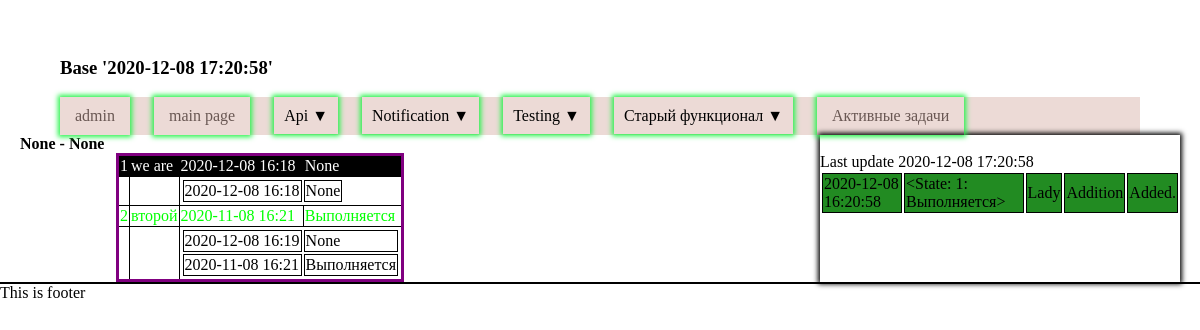
The app's page /s/all/ with its own data.
### SystemNotification/models.py (models this page shows, shortened)
class Notification(models.Model):
	name = models.CharField(max_length=150,db_column="name",blank=True)
	isActive = models.BooleanField(db_column="isActive",default=True)
	parent = models.ForeignKey('GroupNotification',db_column="parent",on_delete=models.CASCADE,null=True,blank=True)
	state = models.ForeignKey('NotificationState', db_column="state",on_delete=models.PROTECT,null=True,blank=True, default=1)
	period=models.DateTimeField(db_column="period",default=datetime.datetime.now,db_index=True,blank=True)
	comment = models.TextField(db_column="comment",blank=True)
	class Meta:
		db_table = 'Notification'
		verbose_name_plural="Задачи"
		verbose_name="Задача"
		ordering=["parent","-id",]

### SystemNotification/views.py (the view)
@csrf_exempt
def index(request,IsFilter):
    sql="""
      SELECT
 	    GroupNotification.id as GroupId,
 	    GroupNotification.name as GroupName,
	    Notification.id as NotId,
	    Notification.name as NotName,
	    NotificationState.name as NotStateName,
	    NotificationState.red as red,
	    NotificationState.green as green,
	    NotificationState.blue as blue,
	    NotificationState.back_red as back_red,
	    NotificationState.back_green as back_green,
	    NotificationState.back_blue as back_blue,
	    Notification.period as NotPeriod,
	    NotificationHistory.period as HistoryPeriod,
	    HistoryState.name as HistoryStateName
     FROM Notification
     LEFT JOIN GroupNotification
     ON GroupNotification.id=Notification.parent
     LEFT JOIN NotificationState
     ON NotificationState.id=Notification.state
      LEFT JOIN NotificationHistory
      ON NotificationHistory.notification=Notification.id
    LEFT JOIN NotificationState  as HistoryState
     ON HistoryState.id=NotificationHistory.state
     WHERE Notification.isActive
        Par1qqqq1

    ORDER BY GroupNotification.id, Notification.id,NotificationHistory.period DESC
    """
    if IsFilter=="today":
        sql=sql.replace("Par1qqqq1"," AND date('now','start of month')=date(Notification.period ,'start of month') ")
    elif IsFilter=="active":
        sql=sql.replace("Par1qqqq1"," AND Notification.state=1 ")
    else:
        sql=sql.replace("Par1qqqq1","")
    data=[]
    with connection.cursor() as c:
        c.execute(sql)
        result=c.fetchall()
        colNombers={}
        for i in range(len(c.cursor.description)):
            colNombers[c.cursor.description[i][0]]=i
        """
        GroupData={
            "name":"",
            "id":-1,
            "quests":[],
        }
        questData={
            "pk":"",
            "name":"",
            "period":"",
            "state":"",
            "history":[],
        }
        historyData={
            "period":"ww",
            "state":"ww",
        }"""
        LastGroupId=-1
        LastNotId=-1
        for row in result:
            if  LastGroupId==row[colNombers["GroupId"]]:
                if LastNotId==row[colNombers["NotId"]]:
                    if "active"!=IsFilter:
                        __saveHistory(data,colNombers,row)
                else:
                    LastNotId=row[colNombers["NotId"]]
                    __createNewQuest(data,colNombers,row)
                    if "active"!=IsFilter:
                        __saveHistory(data,colNombers,row)
            else:
                LastGroupId=row[colNombers["GroupId"]]
                __createNewGroup(data,colNombers,row)
                LastNotId=row[colNombers["NotId"]]
                __createNewQuest(data,colNombers,row)
                if "active"!=IsFilter:
                    __saveHistory(data,colNombers,row)
    return render(request,"mainPage.html",{"content":data,"filter":IsFilter})

### SystemNotification/templatetags/MyMainTags/MyTags.py (called while the page is built)
@register.inclusion_tag('tags/MyTagHeader.html')
def MyTagHeader():
    return {
        "now":datetime.datetime.now().strftime("%Y-%m-%d %H:%M:%S"),
        }

@register.inclusion_tag('tags/MyTagLastAction.html')
def MyTagLastAction():
    lastLog=list(LogEntry.objects.order_by('-action_time')[:10]) #lastLog[0]
    w=[]
    for i in lastLog:
        d={
            "action_time":i.action_time.strftime("%Y-%m-%d %H:%M:%S"),
            "is_addition":i.is_addition(),
            "is_change":i.is_change(),
            "is_deletion":i.is_deletion(),
            "get_action_flag_display":i.get_action_flag_display(),
            "get_admin_url":i.get_admin_url(),
            "get_change_message":i.get_change_message(),
            "pk":i.pk,
            "object_repr":i.object_repr,
            "user":i.user,
            }
        w.append(d)
    return {
        "lastLog":w,
        }

### SystemNotification/views.py (called while the page is built)
def __getThisGroup(data):
    return data[-1]

def __getThisQuest(data):
    return data[-1]["quests"][-1]

def __createNewGroup(data,colNombers,row):
    GroupData={
            "name":row[colNombers["GroupName"]],
            "id":row[colNombers["GroupId"]],
            "quests":[],
        }
    data.append(GroupData)

def __createNewQuest(data,colNombers,row):
    GroupData=__getThisGroup(data)
    questData={
            "pk":row[colNombers["NotId"]],
            "name":row[colNombers["NotName"]],
            "period":row[colNombers["NotPeriod"]],
            "state":row[colNombers["NotStateName"]],
            "history":[],
    }
    for i in ["red","green","blue"]:
        val=row[colNombers[i]]
        questData[i]=val if val!=None else 255
    for i in ["back_red","back_green","back_blue"]:
        val=row[colNombers[i]]
        questData[i]=val if val!=None else 0
    GroupData["quests"].append(questData)

def __saveHistory(data,colNombers,row):
    historyData={
            "period":row[colNombers["HistoryPeriod"]],
            "state":row[colNombers["HistoryStateName"]],
    }
    nowQuetst=__getThisQuest(data)
    nowQuetst["history"].append(historyData)

### templates/mainPage.html (shortened to what this page needs)
{% extends "base.html" %}
{% block content %}
	{% if content %}
	{% for GroupQuest in content %}
	<div class="group">
		<div class="headerGroup">{{GroupQuest.name}} - {{GroupQuest.id}}</div>
				<table class="mainTable">
					{% for quest in GroupQuest.quests %}
					<tr class="rowQuest" style="background-color: rgb({{quest.back_red}},{{quest.back_green}},{{quest.back_blue}});color:rgb({{quest.red}},{{quest.green}},{{quest.blue}});">
						<td>{{quest.pk}} </td>
						<td>{{quest.name}} </td>
						<td>{{quest.period|date:'Y-m-d H:i'}}  </td>
						<td>{{quest.state}}  </td>
					</tr>
					<tr>
					<td></td>
					<td></td>
					<td colspan="2">
					<table>
						{% for history in quest.history %}
							<tr><td>{{history.period|date:'Y-m-d H:i'}}</td><td>{{history.state}}</td></tr>
						{% endfor %}
					</table>
					</td>
					</tr>
					{% endfor %}
				</table>
	</div>
	{% endfor %}
	{% endif %}
{% endblock %}

### templates/tags/MyTagLastAction.html (shortened to what this page needs)
<div>
    Last update {% now "Y-m-d H:i:s" %}
    <table>
    {% for i in lastLog %}
    <tr class="
        {% if i.is_addition %} tr_log_is_addition {% endif %}
        " onclick="document.location = '{{i.get_admin_url}}'">
        <td>{{i.action_time}}</td>
        <td>{{i.object_repr}}</td>
        <td>{{i.user}}</td>
        <td>{{i.get_action_flag_display}}</td>
        <td>{{i.get_change_message}}</td>
    </tr>
    {% endfor %}
    </table>
</div>

### templates/base.html (style rules this page uses)
body { margin:0; }
.headerGroup { font-weight: bold; font-size: 1.3 em; }
table.mainTable { margin-left:6em; border-collapse: collapse; border: 3px solid purple; }
td { border: 1px solid black; }
.tr_log_is_addition { background-color:forestgreen; }

### records on screen
Notification: pk "1", name "we are", period "2020-12-08 16:18", state "None", period "2020-12-08 16:18", state "None"
Notification: pk "2", name "второй", period "2020-11-08 16:21", state "Выполняется", period "2020-12-08 16:19" "2020-11-08 16:21", state "None" "Выполняется"

### other values on screen
{{ GroupQuest.name }} "None"
{{ GroupQuest.id }} "None"
{{ i.action_time }} "2020-12-08 16:20:58"
{{ i.object_repr }} "<State: 1: Выполняется>"
{{ i.user }} "Lady"
{{ i.get_action_flag_display }} "Addition"
{{ i.get_change_message }} "Added."
